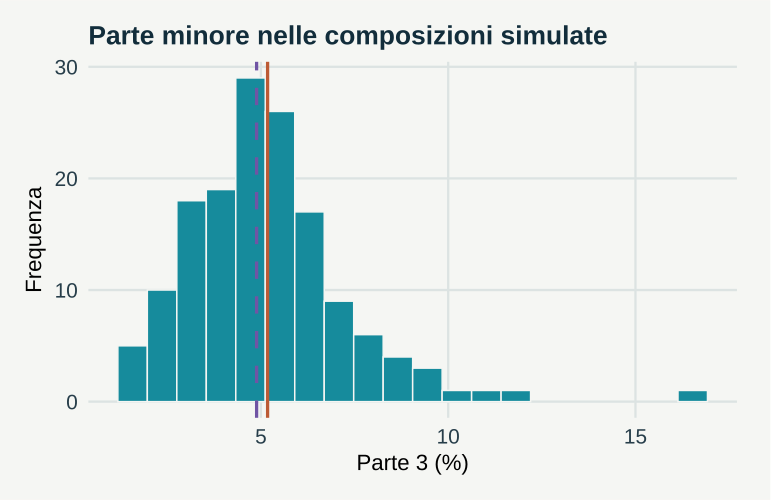

The R source for this figure:
# GeoStat Lab — funzioni comuni. R >= 4.3; ggplot2 >= 3.4; jsonlite.
suppressPackageStartupMessages(library(ggplot2))
col_geo <- c('#168B9C','#BC5B35','#7054A4','#A17B19','#227864','#64748B')
theme_set(theme_minimal(base_size=17, base_family='sans') + theme(
  plot.background=element_rect(fill='#F5F6F3',colour=NA),
  panel.background=element_rect(fill='#F5F6F3',colour=NA),
  panel.grid.minor=element_blank(),panel.grid.major=element_line(colour='#DCE3E2'),
  plot.title=element_text(size=19,face='bold',colour='#122D3B'),
  plot.subtitle=element_text(size=13,colour='#405560',margin=margin(b=12)),
  axis.text=element_text(size=15,colour='#273E4A'),axis.title=element_text(size=16),
  legend.position='bottom',legend.title=element_blank(),legend.text=element_text(size=14),
  strip.text=element_text(size=15,face='bold'),plot.margin=margin(18,24,18,18)))
metric <- function(...) data.frame(grandezza=names(c(...)),valore=as.character(c(...)),check.names=FALSE)
f <- function(x,d=3) {out<-formatC(x,digits=d,format='fg');out[!is.finite(x)]<-'Non definito';out}
line_plot <- function(d,x='x',y='y',title='',xl=x,yl=y,group=NULL) {
 p<-ggplot(d,aes(x=.data[[x]],y=.data[[y]]))
 if(is.null(group)) p<-p+geom_line(colour=col_geo[1],linewidth=1.05) else p<-p+aes(colour=.data[[group]],group=.data[[group]])+geom_line(linewidth=1)+scale_colour_manual(values=col_geo)
 p+labs(title=title,x=xl,y=yl)
}
point_plot <- function(d,x='x',y='y',title='',xl=x,yl=y,group=NULL) {
 p<-ggplot(d,aes(x=.data[[x]],y=.data[[y]]))
 if(is.null(group))p<-p+geom_point(colour=col_geo[1],size=2.5,alpha=.8) else p<-p+aes(colour=.data[[group]])+geom_point(size=2.7,alpha=.85)+scale_colour_manual(values=col_geo)
 p+labs(title=title,x=xl,y=yl)
}
hist_plot<-function(x,title='',xl='Valore',bins=20)ggplot(data.frame(x=x),aes(x))+geom_histogram(bins=bins,fill=col_geo[1],colour='#F5F6F3')+labs(title=title,x=xl,y='Frequenza')
bar_plot<-function(d,x='gruppo',y='valore',title='',yl='Valore')ggplot(d,aes(x=.data[[x]],y=.data[[y]],fill=.data[[x]]))+geom_col(width=.65)+scale_fill_manual(values=rep(col_geo,length.out=length(unique(d[[x]])) ))+guides(fill='none')+labs(title=title,x=NULL,y=yl)
map_plot<-function(d,z='z',title='',xl='Est [km]',yl='Nord [km]')ggplot(d,aes(x,y,fill=.data[[z]]))+geom_raster()+coord_equal()+scale_fill_gradientn(colours=c('#153F56','#298C9C','#B8CDB2','#F1D889','#AD542F'))+labs(title=title,x=xl,y=yl)
acf_data<-function(x,lag=20){a<-acf(x,lag.max=min(lag,length(x)-1),plot=FALSE);data.frame(x=as.vector(a$lag)[-1],y=as.vector(a$acf)[-1])}
# AR(1), distribuzione marginale stazionaria N(0, 1).
ar_series<-function(n,rho){x<-numeric(n);x[1]<-rnorm(1);for(i in 2:n)x[i]<-rho*x[i-1]+sqrt(1-rho^2)*rnorm(1);x}
# Distanze euclidee in unità metriche già dichiarate; nessuna conversione implicita di CRS.
dist_cross<-function(a,b)sqrt(outer(a[,1],b[,1],'-')^2+outer(a[,2],b[,2],'-')^2)
# Predittore IDW: i punti coincidenti ricevono esattamente il valore osservato.
idw<-function(xy,z,new,power=2){dd<-dist_cross(new,xy);apply(dd,1,function(d)if(any(d<1e-10))mean(z[d<1e-10])else weighted.mean(z,d^(-power)))}
# CART didattico binario: divisioni assiali che minimizzano l'impurità di Gini.
cart_fit<-function(x,y,depth=2,minleaf=4){
 node<-list(p=mean(y),n=length(y));if(depth<1||length(unique(y))<2||length(y)<2*minleaf)return(node)
 best<-Inf
 for(j in seq_len(ncol(x))){v<-sort(unique(x[,j])); if(length(v)<2)next
  for(cut in (head(v,-1)+tail(v,-1))/2){left<-x[,j]<=cut;nl<-sum(left);nr<-sum(!left);if(min(nl,nr)<minleaf)next
   score<-nl*mean(y[left])*(1-mean(y[left]))+nr*mean(y[!left])*(1-mean(y[!left]))
   if(score<best){best<-score;node$j<-j;node$cut<-cut;split<-left}
  }
 }
 if(is.finite(best)){node$left<-cart_fit(x[split,,drop=FALSE],y[split],depth-1,minleaf);node$right<-cart_fit(x[!split,,drop=FALSE],y[!split],depth-1,minleaf)};node
}
cart_predict<-function(tree,x)apply(x,1,function(row){t<-tree;while(!is.null(t$j))t<-if(row[t$j]<=t$cut)t$left else t$right;t$p})
p <- list(s = 0.3, seed = 17)
set.seed(p$seed)
m <- log(c(80, 15, 5))

Z <- sweep(matrix(rnorm(450, 0, p$s), ncol = 3), 2, m, "+")

X <- 100 * exp(Z)/rowSums(exp(Z))

g <- exp(colMeans(log(X)))

g <- 100 * g/sum(g)

a <- colMeans(X)

data <- data.frame(parte3 = X[, 3])

plots <- list(hist_plot(X[, 3], title = "Parte minore nelle composizioni simulate", xl = "Parte 3 (%)") + 
    geom_vline(xintercept = a[3], colour = col_geo[2], linewidth = 1.1) + geom_vline(xintercept = g[3], 
    colour = col_geo[3], linewidth = 1.1, linetype = 2))

metrics <- metric(`Centro del generatore, parte 3` = 5, `Media aritmetica, parte 3` = f(a[3]), `Centro geometrico chiuso, parte 3` = f(g[3]), 
    `Media aritmetica, parte 1` = f(a[1]), `Centro geometrico chiuso, parte 1` = f(g[1]))
print(metrics,row.names=FALSE)
ggplot2::ggsave('m17-centro-A.svg',plots[[1]],device=svglite::svglite,width=7.7,height=5.0,bg='#F8F6F1')
